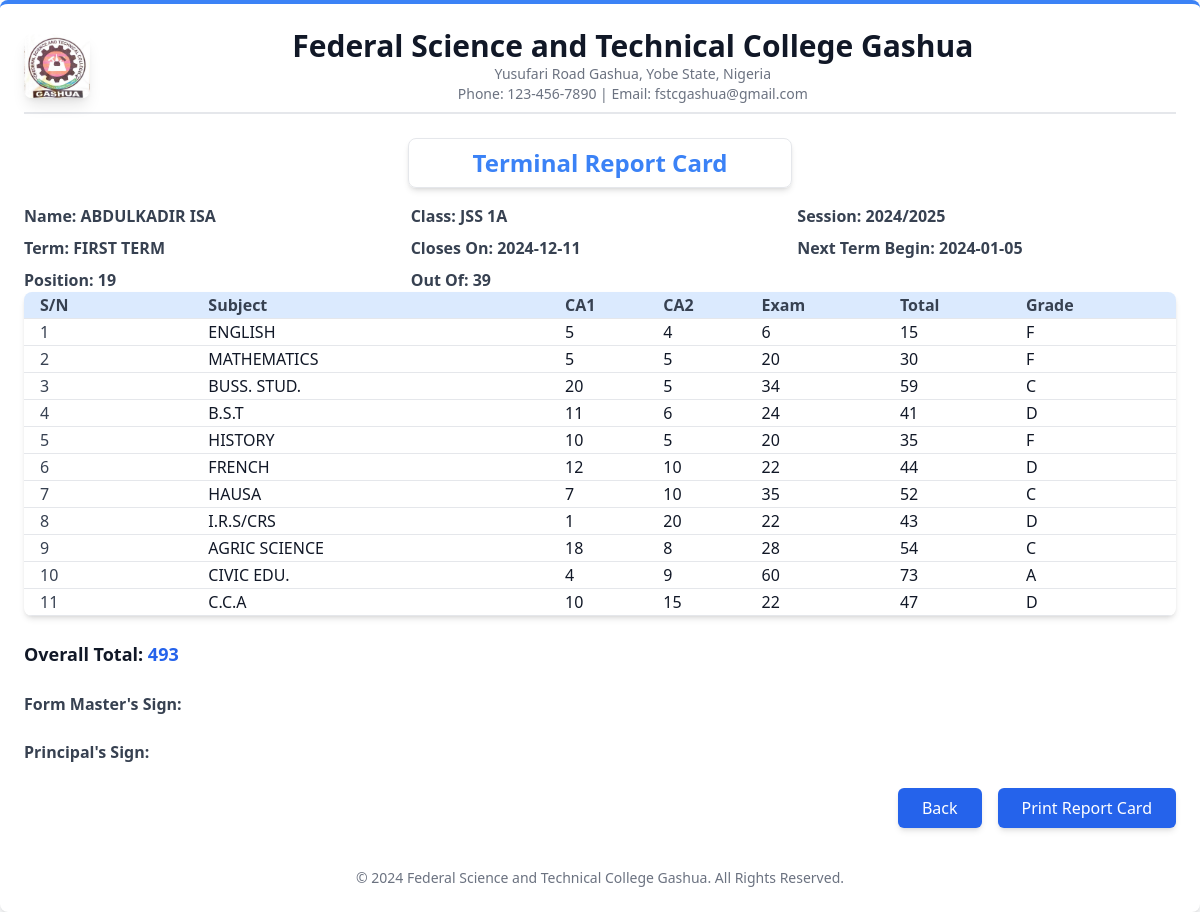
The app's page /student-report/3/ with its own data.
### profiles/models.py (models this page shows, shortened)
class SchoolInfo(models.Model):
    name = models.CharField(max_length=255)
    logo = models.FileField(upload_to='images')

class StudentProfile(models.Model):
    years=(('2023','2023'),('2024','2024'),('2025','2025'),('2026','2026'))
    genders=(('MALE','MALE'),('FEMALE','FEMALE'))
    houses =(('ABIOLA','ABIOLA'),('AHMAD LAWAN','AHMAD LAWAN'),('JUSTICE ALOOMA','JUSTICE ALOOMA'),('NGOZI OKONJU NWELA','NGOZI OKONJU NWELA'),('GOODLUCK EBELE JONATHAN','GOODLUCK EBELE JONATHAN'))
    user = models.OneToOneField(User, on_delete=models.CASCADE, related_name='profile')
    admission_number = models.CharField(max_length=255, null=True, blank=True, unique=True)
    full_name = models.CharField(max_length=255, null=True, blank=True)
    year_of_admission = models.CharField(max_length=255, choices = years)
    address = models.TextField(max_length=1000, null=True, blank=True)
    level = models.ForeignKey(Level, on_delete=models.CASCADE, null=True, blank=True)
    gender = models.CharField(max_length=255, choices = genders, null=True, blank=True)
    house = models.CharField(max_length=255, choices = houses, null=True, blank=True)
    def __str__(self):
        return f"{self.full_name}"

class Level(models.Model):
    name = models.CharField(max_length = 255)
    def __str__(self):
        return self.name

class Session(models.Model):
    name = models.CharField(max_length=255)
    is_current = models.BooleanField(default = False)

class Term(models.Model):
    name = models.CharField(max_length=255)
    closes_on = models.CharField(max_length=255,blank = True,null=True)
    is_current = models.BooleanField(default = False)

class Subject(models.Model):
    name = models.CharField(max_length = 255)

### report_card/models.py (models this page shows, shortened)
class Report(models.Model):
    session = models.ForeignKey(Session, related_name='session_reports', on_delete = models.CASCADE)
    term = models.ForeignKey(Term, related_name='term_reports', on_delete = models.CASCADE)
    student = models.ForeignKey(StudentProfile, related_name='student_reports', on_delete = models.CASCADE)
    subjects = models.ManyToManyField(SubjectEntry, related_name = 'subjects')
    level = models.ForeignKey(Level, related_name='level_results', on_delete=models.CASCADE)
    is_approved = models.BooleanField(default = False)
    date_created = models.DateTimeField(auto_now_add = True)
    overall_total = models.IntegerField(blank = True,null=True)
    next_term_begin = models.CharField(max_length=255,blank=True, null=True)
    position = models.IntegerField(blank = True, null =True)
    out_of = models.CharField(max_length=255,blank = True,null=True)
    closes_on = models.CharField(max_length=255,blank = True,null=True)
    pin = models.CharField(max_length=255,blank = True,null=True)
    class Meta:
        unique_together = ('session', 'term', 'student', 'level')

class SubjectEntry(models.Model):
    session = models.ForeignKey(Session, on_delete = models.CASCADE)
    term = models.ForeignKey(Term, on_delete = models.CASCADE)
    student = models.ForeignKey(StudentProfile, on_delete = models.CASCADE)
    subject = models.ForeignKey(Subject, on_delete = models.CASCADE)
    level = models.ForeignKey(Level,blank=True, null=True, on_delete=models.CASCADE)
    ca1 = models.IntegerField()
    ca2 = models.IntegerField()
    exam = models.IntegerField()
    generated = models.BooleanField(default=False)
    class Meta:
        unique_together = ['student','subject','level']
    @property
    def total(self):
        return self.ca1 + self.ca2 + self.exam
    @property
    def grade(self):
        grade = ''
        if self.total <=39:
            grade ='F'
        elif self.total >= 40 and self.total <=49:
            grade = 'D'
        elif self.total >= 50 and self.total <=59:
            grade = 'C'
        elif self.total >= 60 and self.total <=69:
            grade = 'B'
        elif self.total >= 70 and self.total <=79:
            grade = 'A'
        elif self.total >= 71 and self.total <=100:
            grade = 'A+'
        return grade
    def subject_registeration(sender, instance,created,**kwargs):
        calender = AcademicCalender.objects.get(is_active = True)
        session = calender.session
        term= calender.term
        next_term = calender.next_term_begins
        subjects = Subject.objects.all()
        if created:
            srepo, created = Report.objects.get_or_create(session = session, term = term, next_term_begin = next_term,student = instance, level = instance.level)
            for subject in subjects:
                sub_entry = SubjectEntry.objects.create(session=session, term = term, student = instance, level = instance.level, subject = subject,ca1 =0,ca2 =0, exam =0 )
                repo_filter = Report.objects.filter(student = instance, term =term,session = session,is_approved = False).first()
                if repo_filter:
                    repo_filter.subjects.add(sub_entry)
                    repo_filter.save()
    post_save.connect(subject_registeration,sender =StudentProfile)

### report_card/views.py (the view)
# urls.py: path('student-report/<str:student_id>/', views.student_report,name = 'student-report'),
def student_report(request, student_id):
    school = SchoolInfo.objects.get(id =1)
    my_student = StudentProfile.objects.filter(id = student_id)
    report = Report.objects.filter(is_approved =True, student = student_id).first()
    print(my_student)
    context = {
        'report':report,
        'school':school,
    }
    return render(request, 'student_report.html',context)

### report_card/templates/student_report.html (shortened to what this page needs)
<!doctype html>
<html>
<head>
  <script src="https://cdn.tailwindcss.com"></script>
</head>
<body>
    <div class="w-full bg-gray-50">
        <div class="bg-white shadow-md rounded-lg p-6 border-t-4 border-blue-500" id="report-card">
            <div class="bg-white w-full">
                <div class="flex justify-between items-center border-b-2 pb-2 mb-6">
                    <div>
                        <img src="{{school.logo.url}}" alt="School Logo" class="h-16 rounded-lg shadow-lg">
                    </div>
                    <div class="text-center">
                        <h1 class="text-3xl font-semibold text-gray-900">Federal Science and Technical College Gashua</h1>
                        <p class="text-sm text-gray-500">Yusufari Road Gashua, Yobe State, Nigeria</p>
                        <p class="text-sm text-gray-500">Phone: 123-456-7890 | Email: fstcgashua@gmail.com</p>
                    </div>
                </div>
                <div class="p-2 border w-96 text-center mx-auto mb-4 rounded-lg shadow-md">
                    <h1 class="text-2xl font-semibold text-blue-500">Terminal Report Card</h1>
                </div>
                <div class="grid grid-cols-3 gap-2">
                    <p class="font-semibold text-gray-700">Name: {{ report.student.full_name }}</p>
                    <p class="font-semibold text-gray-700">Class: {{report.level}}</p>
                    <p class="font-semibold text-gray-700">Session: {{ report.session.name }}</p>
                    <p class="font-semibold text-gray-700">Term: {{ report.term.name }}</p>
                    <p class="font-semibold text-gray-700">Closes On: {{ report.closes_on }}</p>
                    <p class="font-semibold text-gray-700">Next Term Begin: {{ report.next_term_begin }}</p>
                    <p class="font-semibold text-gray-700">Position: {{ report.position }}</p>
                    <p class="font-semibold text-gray-700">Out Of: {{ report.out_of}}</p>
                </div>
                <table class="w-full table-auto mb-6 rounded-lg overflow-hidden shadow-md">
                    <thead>
                        <tr class="bg-blue-100 text-left border-b">
                            <th class="text-gray-700 px-4">S/N</th>
                            <th class="text-gray-700">Subject</th>
                            <th class="text-gray-700">CA1</th>
                            <th class="text-gray-700">CA2</th>
                            <th class="text-gray-700">Exam</th>
                            <th class="text-gray-700">Total</th>
                            <th class="text-gray-700">Grade</th>
                        </tr>
                    </thead>
                    <tbody>
                        {% for s in report.subjects.all %}
                        <tr class="border-b hover:bg-gray-50">
                            <td class="text-gray-700 px-4">{{ forloop.counter }}</td>
                            <td class="text-gray-900">{{ s.subject.name }}</td>
                            <td class="text-gray-900">{{ s.ca1 }}</td>
                            <td class="text-gray-900">{{ s.ca2 }}</td>
                            <td class="text-gray-900">{{ s.exam }}</td>
                            <td class="text-gray-900">{{ s.total }}</td>
                            <td class="text-gray-900">{{ s.grade }}</td>
                        </tr>
                        {% endfor %}
                    </tbody>
                </table>
                <div class="flex justify-between items-center mb-6">
                    <div class="font-semibold text-lg text-gray-900">
                        Overall Total: <span class="text-blue-600">{{ report.overall_total }}</span>
                    </div>
                </div>
                <div class="mb-6">
                    <p class="font-semibold text-gray-700">Form Master's Sign:</p>
                </div>
                <div class="mb-6">
                    <p class="font-semibold text-gray-700">Principal's Sign:</p>
                </div>
                <div class="flex gap-4 justify-end mb-4">
                    <div class="mb-2">
                        <button onclick="window.history.back()" class="bg-blue-600 text-white px-6 py-2 rounded-md shadow-md hover:bg-blue-700 transition duration-300">
                            Back
                        </button>
                    </div>
                    <div class="mb-2">
                        <button onclick="window.print()" class="bg-blue-600 text-white px-6 py-2 rounded-md shadow-md hover:bg-blue-700 transition duration-300">
                            Print Report Card
                        </button>
                    </div>
                </div>
                <div class="text-center text-sm mt-8 text-gray-500">
                    <p>&copy; 2024 Federal Science and Technical College Gashua. All Rights Reserved.</p>
                </div>
            </div>
        </div>
    </div>
</body>
</html>

### records on screen
SchoolInfo: logo (picture)
Report: student.full_name "ABDULKADIR ISA", level "JSS 1A", session.name "2024/2025", term.name "FIRST TERM", closes_on "2024-12-11", next_term_begin "2024-01-05", position "19", out_of "39", overall_total "493"
SubjectEntry: subject.name "ENGLISH", ca1 "5", ca2 "4", exam "6", total "15", grade "F"
SubjectEntry: subject.name "MATHEMATICS", ca1 "5", ca2 "5", exam "20", total "30", grade "F"
SubjectEntry: subject.name "BUSS. STUD.", ca1 "20", ca2 "5", exam "34", total "59", grade "C"
SubjectEntry: subject.name "B.S.T", ca1 "11", ca2 "6", exam "24", total "41", grade "D"
SubjectEntry: subject.name "HISTORY", ca1 "10", ca2 "5", exam "20", total "35", grade "F"
SubjectEntry: subject.name "FRENCH", ca1 "12", ca2 "10", exam "22", total "44", grade "D"
SubjectEntry: subject.name "HAUSA", ca1 "7", ca2 "10", exam "35", total "52", grade "C"
SubjectEntry: subject.name "I.R.S/CRS", ca1 "1", ca2 "20", exam "22", total "43", grade "D"
SubjectEntry: subject.name "AGRIC SCIENCE", ca1 "18", ca2 "8", exam "28", total "54", grade "C"
SubjectEntry: subject.name "CIVIC EDU.", ca1 "4", ca2 "9", exam "60", total "73", grade "A"
SubjectEntry: subject.name "C.C.A", ca1 "10", ca2 "15", exam "22", total "47", grade "D"
